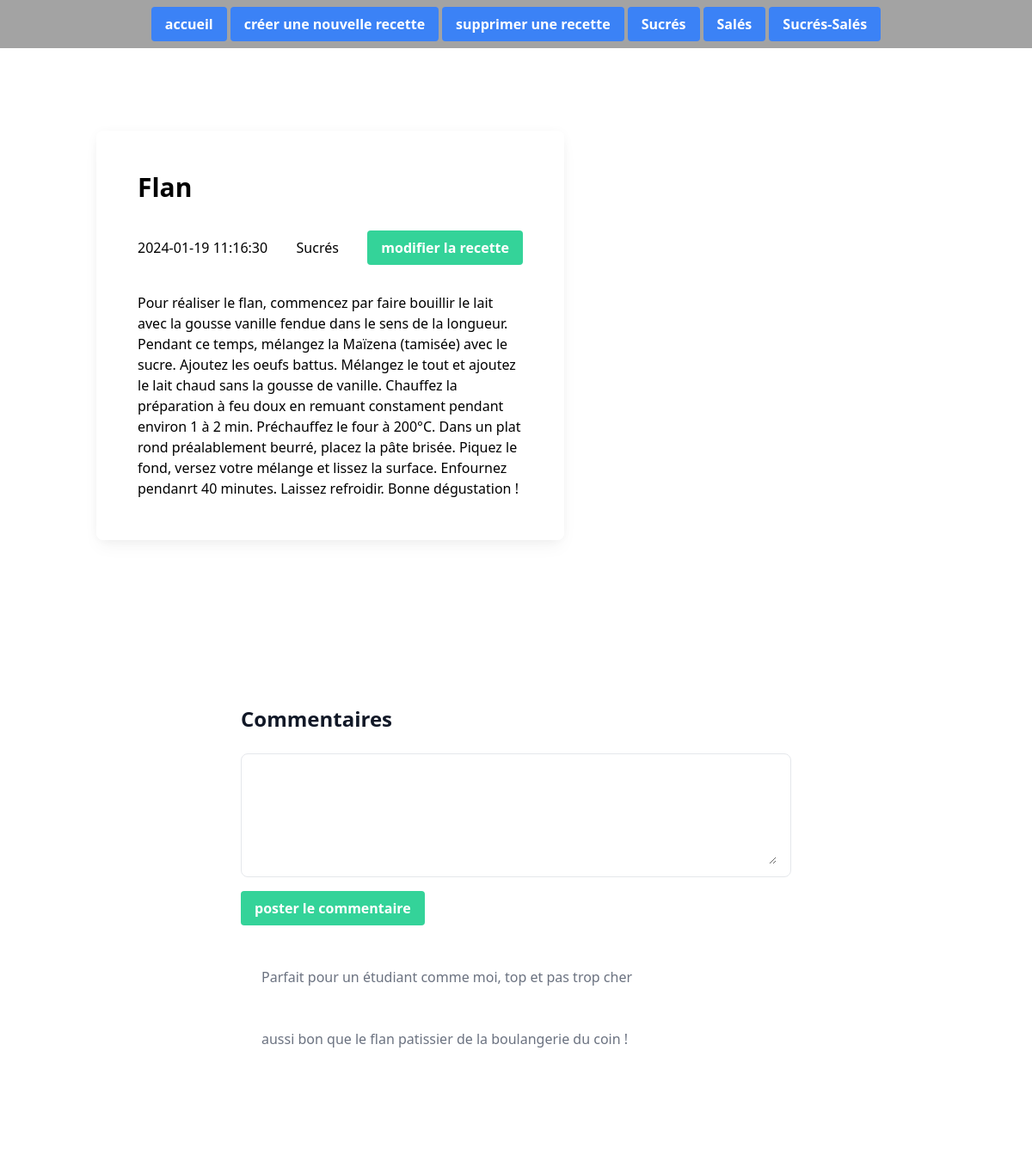
Page /recette.php?id=1 on the committed database.
### tables this page shows
CREATE TABLE IF NOT EXISTS categories (
  id BIGINT UNSIGNED PRIMARY KEY AUTO_INCREMENT,
  name VARCHAR(50) NOT NULL,
  created_at TIMESTAMP DEFAULT CURRENT_TIMESTAMP,
  updated_at TIMESTAMP DEFAULT CURRENT_TIMESTAMP ON UPDATE CURRENT_TIMESTAMP
);

CREATE TABLE IF NOT EXISTS recipes (
  id BIGINT UNSIGNED PRIMARY KEY AUTO_INCREMENT,
  title VARCHAR(100) NOT NULL,
  body TEXT NOT NULL,
  excerpt VARCHAR(255) NOT NULL,
  created_at TIMESTAMP DEFAULT CURRENT_TIMESTAMP,
  updated_at TIMESTAMP DEFAULT CURRENT_TIMESTAMP ON UPDATE CURRENT_TIMESTAMP,
  category_id BIGINT UNSIGNED NOT NULL,
  img_url TEXT NOT NULL,
  FOREIGN KEY (category_id) REFERENCES categories (id) ON DELETE CASCADE
);

CREATE TABLE IF NOT EXISTS comments (
  id BIGINT UNSIGNED PRIMARY KEY AUTO_INCREMENT,
  content VARCHAR(1023) NOT NULL,
  created_at TIMESTAMP DEFAULT CURRENT_TIMESTAMP,
  updated_at TIMESTAMP DEFAULT CURRENT_TIMESTAMP ON UPDATE CURRENT_TIMESTAMP,
  recipe_id BIGINT UNSIGNED,
  FOREIGN KEY (recipe_id) REFERENCES recipes (id) ON DELETE CASCADE
);

### functions.php (called while the page is built, shortened)
<?php
function getRecipeWithCategory(PDO $pdo, int $id) {
        $query = $pdo->prepare('SELECT recipes.id AS recipesId, title, excerpt, recipes.created_at AS recipesCreatedAt, body, img_url, category_id,
            categories.name FROM recipes
            LEFT JOIN categories ON category_id = categories.id
            WHERE recipes.id = :recipesId');
        $query->bindParam("recipesId", $id, PDO::PARAM_INT);
        $query->execute();
        $recipe = $query->fetch(PDO::FETCH_ASSOC);
        return $recipe;
}
function getAllCategories($pdo){
        $query = $pdo->query('SELECT name, id FROM categories', PDO :: FETCH_ASSOC);
        $categories = $query->fetchAll();
        return $categories;
    }
function getAllCommentsOfARecipe(PDO $pdo, int $id){
    $query = $pdo->prepare('SELECT id, recipe_id, content FROM comments WHERE recipe_id = :id');
    $query->bindParam('id',$id, PDO::PARAM_INT);
    $query->execute();
    $comments = $query->fetchAll(PDO::FETCH_ASSOC);
    return $comments;
}

### recette.php (the view, shortened to what this page needs)
<?php
require('functions.php');
$pdo = getPDO("mysql:host=localhost;dbname=recipes", "root", "");
$recipe = getRecipeWithCategory($pdo, intval($_GET['id']));
$categories = getAllCategories($pdo);
$comments = getAllCommentsOfArecipe($pdo, intval($_GET['id']));
?>
<!DOCTYPE html>
<html lang="en">
<head>
    <script src="https://cdn.tailwindcss.com"></script>
</head>
<header>
    <nav class="flex justify-center gap-1 p-2 bg-neutral-400 color-white">
        <a href="index.php"><button
                class="bg-blue-500 hover:bg-blue-700 text-white font-bold py-2 px-4 rounded">accueil</button></a>
        <a href="create.php"><button class="bg-blue-500 hover:bg-blue-700 text-white font-bold py-2 px-4 rounded">créer
                une nouvelle recette</button></a>
        <a href="delete.php"><button
                class="bg-blue-500 hover:bg-blue-700 text-white font-bold py-2 px-4 rounded">supprimer une
                recette</button></a>
        <?php foreach ($categories as $category): ?>
            <a href="category.php?id=<?= $category['id'] ?>">
                <button class="bg-blue-500 hover:bg-blue-700 text-white font-bold py-2 px-4 rounded">
                    <?= $category['name'] ?>
                </button>
            </a>
        <?php endforeach ?>
    </nav>
</header>
<body>
    <div class="container my-24 mx-auto md:px-6">
        <section class="mb-32">
            <div class="container mx-auto text-center lg:text-left xl:px-32">
                <article class="flex grid items-center lg:grid-cols-2">
                    <div class="mb-12 lg:mb-0">
                        <div
                            class="relative z-[1] block rounded-lg bg-[hsla(0,0%,100%,0.55)] px-6 py-12 shadow-[0_2px_15px_-3px_rgba(0,0,0,0.07),0_10px_20px_-2px_rgba(0,0,0,0.04)] backdrop-blur-[30px] md:px-12 lg:-mr-14">
                            <h2 class="mb-8 text-3xl font-bold">
                                <?= $recipe['title'] ?>
                            </h2>
                            <div class="mx-auto mb-8 flex flex-col md:flex-row md:justify-around lg:justify-between">
                                <time class="mx-auto mb-4 flex items-center md:mx-0 md:mb-2 lg:mb-0"
                                    datetime="<?= $recipe['recipesCreatedAt'] ?>">
                                    <?= $recipe['recipesCreatedAt'] ?>
                                </time>
                                <div class="mx-auto mb-4 flex items-center md:mx-0 md:mb-2 lg:mb-0">
                                    <?= $recipe['name'] ?>
                                </div>
                                <a href="update.php?id=<?= $recipe['recipesId'] ?>"><button
                                        class="bg-emerald-400 hover:bg-emerald-700 text-white font-bold py-2 px-4 rounded">
                                        modifier la recette
                                    </button></a>
                            </div>
                            <div>
                                <?= $recipe['body'] ?>
                            </div>
                        </div>
                    </div>
                </article>
            </div>
        </section>
        <section class="bg-white py-8 lg:py-16 antialiased">
            <div class="max-w-2xl mx-auto px-4">
                <div class="flex justify-between items-center mb-6">
                     <h2 class="text-lg lg:text-2xl font-bold text-gray-900">Commentaires</h2>
                </div>
                <form action="" method="post" class="mb-6">
                    <div class="py-2 px-4 mb-4 bg-white rounded-lg rounded-t-lg border border-gray-200 ">
                        <textarea name="content" rows="6" class="px-0 w-full text-sm text-gray-900 border-0 focus:ring-0 focus:outline-none"></textarea>
                    </div>
                    <input placeholder="écrivez votre commentaire..." type="submit" value="poster le commentaire" class = "bg-emerald-400 hover:bg-emerald-700 text-white font-bold py-2 px-4 rounded">
                </form>
                <?php foreach ($comments as $comment): ?>
                    <div class="text-gray-500 p-6">
                        <?= $comment['content'] ?>
                    </div>
                <?php endforeach ?>
        </section>
</body>
</html>

### rows in the picture
categories: name "Sucrés"
categories: name "Salés"
categories: name "Sucrés-Salés"
recipes: title "Flan", created_at "2024-01-19 11:16:30", category.name "Sucrés", body "Pour réaliser le flan, commencez par faire bouillir le lait avec la gousse vanille fendue dans le sens de la longueur. Pendant ce temps, mélangez la Maïzena (tamisée) avec le sucre. Ajoutez les oeufs battus. Mélangez le tout et ajoutez le lait chaud sans la gousse de vanille. Chauffez la préparation à feu doux en remuant constament pendant environ 1 à 2 min. Préchauffez le four à 200°C. Dans un plat rond préalablement beurré, placez la pâte brisée. Piquez le fond, versez votre mélange et lissez la surface. Enfournez pendanrt 40 minutes. Laissez refroidir. Bonne dégustation !"
comments: content "Parfait pour un étudiant comme moi, top et pas trop cher"
comments: content "aussi bon que le flan patissier de la boulangerie du coin !"
